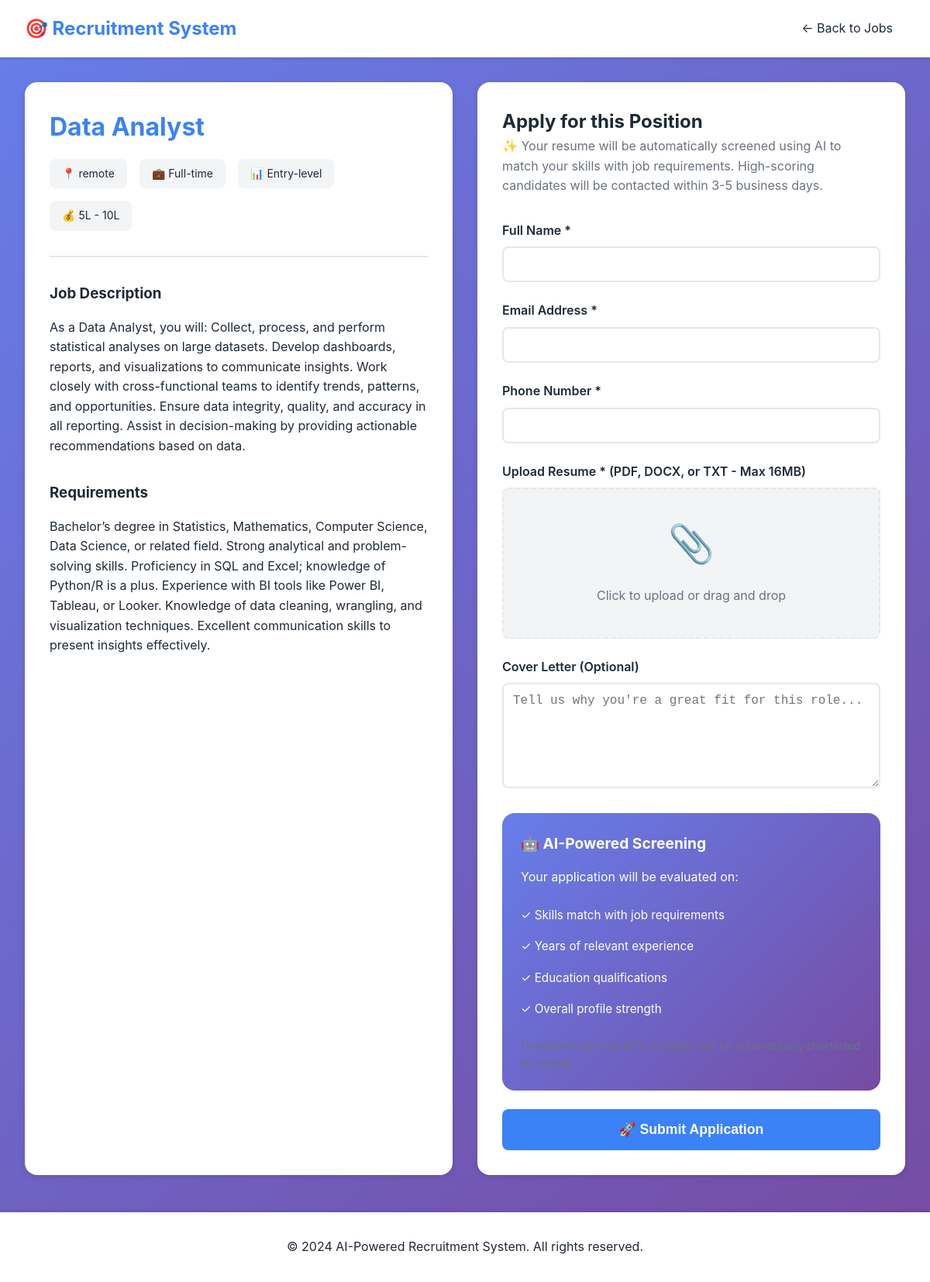
The app's page /jobs/2/apply with its own data.
### tables this page shows
CREATE TABLE jobs (
            id INTEGER PRIMARY KEY AUTOINCREMENT,
            title TEXT NOT NULL,
            description TEXT NOT NULL,
            requirements TEXT NOT NULL,
            location TEXT,
            job_type TEXT,
            experience_level TEXT,
            salary_range TEXT,
            posted_by INTEGER,
            status TEXT DEFAULT 'active',
            created_at TIMESTAMP DEFAULT CURRENT_TIMESTAMP,
            FOREIGN KEY (posted_by) REFERENCES users (id)
        );

### app.py (the view, shortened to what this page needs)
@app.route('/jobs/<int:job_id>/apply', methods=['GET', 'POST'])
def apply_job(job_id):
    conn = get_db()
    job = conn.execute('SELECT * FROM jobs WHERE id = ? AND status = "active"', (job_id,)).fetchone()
    conn.close()
    if not job:
        flash('Job not found or no longer available', 'error')
        return redirect(url_for('public_jobs'))
    return render_template('apply_job.html', job=job)

### app.py (called while the page is built)
def get_db():
    conn = sqlite3.connect('database.db')
    conn.row_factory = sqlite3.Row
    return conn

### templates/apply_job.html (shortened to what this page needs)
<!DOCTYPE html>
<html lang="en">
<head>
    <link rel="stylesheet" href="{{ url_for('static', filename='style.css') }}">
</head>
<body>
    <nav class="navbar">
        <div class="nav-brand">🎯 Recruitment System</div>
        <div class="nav-menu">
            <a href="{{ url_for('public_jobs') }}" class="nav-link">← Back to Jobs</a>
        </div>
    </nav>
    <div class="container">
        <div class="upload-page">
            <div class="job-details-card">
                <h1>{{ job.title }}</h1>
                <div class="job-meta">
                    <span class="job-meta-item">
                        📍 {{ job.location or 'Remote' }}
                    </span>
                    <span class="job-meta-item">
                        💼 {{ job.job_type or 'Full-time' }}
                    </span>
                    <span class="job-meta-item">
                        📊 {{ job.experience_level or 'Mid-level' }}
                    </span>
                    {% if job.salary_range %}
                    <span class="job-meta-item">
                        💰 {{ job.salary_range }}
                    </span>
                    {% endif %}
                </div>
                <div class="job-section">
                    <h3>Job Description</h3>
                    <p>{{ job.description }}</p>
                </div>
                <div class="job-section">
                    <h3>Requirements</h3>
                    <p>{{ job.requirements }}</p>
                </div>
            </div>
            <div class="application-form-card">
                <h2>Apply for this Position</h2>
                <p class="form-description">
                    ✨ Your resume will be automatically screened using AI to match your skills
                    with job requirements. High-scoring candidates will be contacted within 3-5 business days.
                </p>
                <form method="POST" enctype="multipart/form-data" id="application-form">
                    <div class="form-group">
                        <label for="candidate_name">Full Name *</label>
                        <input type="text" id="candidate_name" name="candidate_name" required>
                    </div>
                    <div class="form-group">
                        <label for="candidate_email">Email Address *</label>
                        <input type="email" id="candidate_email" name="candidate_email" required>
                    </div>
                    <div class="form-group">
                        <label for="candidate_phone">Phone Number *</label>
                        <input type="tel" id="candidate_phone" name="candidate_phone" required>
                    </div>
                    <div class="form-group">
                        <label for="resume">Upload Resume * (PDF, DOCX, or TXT - Max 16MB)</label>
                        <div class="file-upload-wrapper">
                            <div class="file-upload-display">
                                <span class="file-upload-icon">📎</span>
                                <span class="file-upload-text">Click to upload or drag and drop</span>
                            </div>
                        </div>
                    </div>
                    <div class="form-group">
                        <label for="cover_letter">Cover Letter (Optional)</label>
                        <textarea id="cover_letter" name="cover_letter" rows="6"
                                  placeholder="Tell us why you're a great fit for this role..."></textarea>
                    </div>
                    <div class="ai-info-box">
                        <h4>🤖 AI-Powered Screening</h4>
                        <p>Your application will be evaluated on:</p>
                        <ul>
                            <li>✓ Skills match with job requirements</li>
                            <li>✓ Years of relevant experience</li>
                            <li>✓ Education qualifications</li>
                            <li>✓ Overall profile strength</li>
                        </ul>
                        <p style="margin-top: 1rem; font-size: 0.875rem; color: #6b7280;">
                        </p>
                    </div>
                    <button type="submit" class="btn btn-primary btn-large" id="submit-btn">
                        🚀 Submit Application
                    </button>
                </form>
            </div>
        </div>
    </div>
    <footer class="footer">
        <p>&copy; 2024 AI-Powered Recruitment System. All rights reserved.</p>
    </footer>
</body>
</html>

### static/style.css (style rules this page uses)
* { margin: 0; padding: 0; box-sizing: border-box; }
:root { --primary: #3b82f6; --primary-dark: #2563eb; --success: #10b981; --warning: #f59e0b; --danger: #ef4444; --info: #06b6d4; --dark: #1f2937; --light: #f3f4f6; --white: #ffffff; --border: #e5e7eb; --shadow: rgba(0, 0, 0, 0.1); }
body { font-family: -apple-system, BlinkMacSystemFont, 'Segoe UI', Roboto, 'Helvetica Neue', Arial, sans-serif; background: linear-gradient(135deg, #667eea 0%, #764ba2 100%); color: var(--dark); line-height: 1.6; min-height: 100vh; }
.navbar { background: var(--white); padding: 1rem 2rem; box-shadow: 0 2px 4px var(--shadow); display: flex; justify-content: space-between; align-items: center; }
.nav-brand { font-size: 1.5rem; font-weight: bold; color: var(--primary); }
.nav-menu { display: flex; align-items: center; gap: 2rem; }
.nav-link { color: var(--dark); text-decoration: none; padding: 0.5rem 1rem; border-radius: 0.375rem; transition: all 0.3s; }
.container { max-width: 1200px; margin: 2rem auto; padding: 0 2rem; }
.form-group { margin-bottom: 1.5rem; }
.form-group label { display: block; margin-bottom: 0.5rem; font-weight: 600; color: var(--dark); }
.form-group input, .form-group textarea, .form-group select { width: 100%; padding: 0.75rem; border: 2px solid var(--border); border-radius: 0.5rem; font-size: 1rem; transition: all 0.3s; }
.form-group textarea { resize: vertical; min-height: 100px; }
.btn { padding: 0.75rem 1.5rem; border: none; border-radius: 0.5rem; font-weight: 600; cursor: pointer; transition: all 0.3s; text-decoration: none; display: inline-block; text-align: center; }
.btn-primary { background: var(--primary); color: var(--white); width: 100%; }
.btn-large { padding: 1rem 2rem; font-size: 1.1rem; }
.upload-page { display: grid; grid-template-columns: 1fr 1fr; gap: 2rem; }
.job-details-card, .application-form-card { background: var(--white); padding: 2rem; border-radius: 1rem; box-shadow: 0 2px 8px var(--shadow); }
.job-details-card h1 { color: var(--primary); margin-bottom: 1rem; }
.job-meta { display: flex; flex-wrap: wrap; gap: 1rem; margin-bottom: 2rem; padding-bottom: 2rem; border-bottom: 2px solid var(--border); }
.job-meta-item { padding: 0.5rem 1rem; background: var(--light); border-radius: 0.5rem; font-size: 0.875rem; }
.job-section { margin-bottom: 2rem; }
.job-section h3 { margin-bottom: 1rem; color: var(--dark); }
.form-description { color: #6b7280; margin-bottom: 2rem; }
.file-upload-wrapper { position: relative; }
.file-upload-display { border: 2px dashed var(--border); border-radius: 0.5rem; padding: 2rem; text-align: center; transition: all 0.3s; background: var(--light); }
.file-upload-icon { font-size: 3rem; display: block; margin-bottom: 1rem; }
.file-upload-text { display: block; color: #6b7280; margin-bottom: 0.5rem; }
.footer { background: var(--white); padding: 2rem; text-align: center; margin-top: 3rem; box-shadow: 0 -2px 4px var(--shadow); }

### templates/apply_job.html (style rules this page uses)
.ai-info-box { background: linear-gradient(135deg, #667eea 0%, #764ba2 100%); color: white; padding: 1.5rem; border-radius: 1rem; margin-bottom: 1.5rem; }
.ai-info-box h4 { margin-bottom: 1rem; font-size: 1.2rem; }
.ai-info-box ul { list-style: none; padding: 0; margin: 1rem 0; }
.ai-info-box li { padding: 0.5rem 0; font-size: 0.95rem; }

### records on screen
jobs: title "Data Analyst", location "remote", job_type "Full-time", experience_level "Entry-level", salary_range "5L - 10L", description "As a Data Analyst, you will: Collect, process, and perform statistical analyses on large datasets. Develop dashboards, reports, and visualizations to communicate insights. Work closely with cross-functional teams to identify trends, patterns, and opportunities. Ensure data integrity, quality, and accuracy in all reporting. Assist in decision-making by providing actionable recommendations based on data.", requirements "Bachelor’s degree in Statistics, Mathematics, Computer Science, Data Science, or related field. Strong analytical and problem-solving skills. Proficiency in SQL and Excel; knowledge of Python/R is a plus. Experience with BI tools like Power BI, Tableau, or Looker. Knowledge of data cleaning, wrangling, and visualization techniques. Excellent communication skills to present insights effectively."
